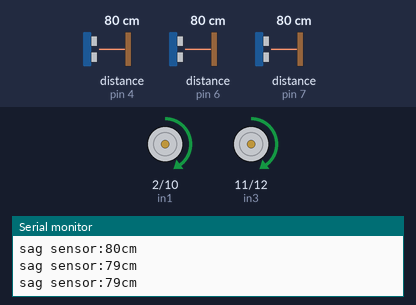
Recording of a sketch running on a simulated Arduino Uno, built with avr-gcc and run on an emulated ATmega328P. Shown: motor-driver pin pairs drawn as motors (green arrow = first pin HIGH = forward, orange = second pin HIGH = backward, longer = more drive, scaled by the enable pin), the last lines printed to the serial monitor. Wiring (inferred from the names in the program): 3 × ultrasonic range finder: trigger pin 5, echo pin 4 / trigger pin 8, echo pin 7 / trigger pin 13, echo pin 6. The inputs (shaded band) are chosen by the test bench; at power-on: distance to the obstacle (sensors on pin 4, pin 7, pin 6) 80 cm. The echo pulse lasts 58.3 µs per cm.

Above: at 8.8 s.
8.9 s: distance to the obstacle (sensor on pin 4) set to 11 cm
16.2 s: distance to the obstacle (sensor on pin 4) set to 8 cm
At 21.7 s:
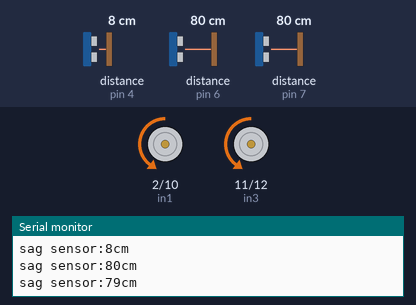
At 23.6 s:
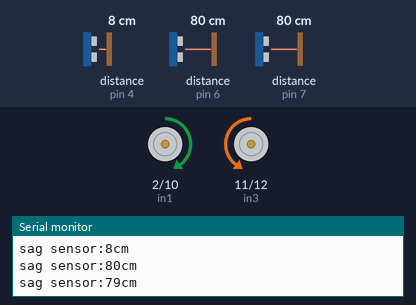
28.1 s: distance to the obstacle (sensor on pin 4) set to 2 cm
34.8 s: distance to the obstacle (sensor on pin 7) set to 9 cm
41.5 s: distance to the obstacle (sensor on pin 7) set to 6 cm
At 44.2 s:
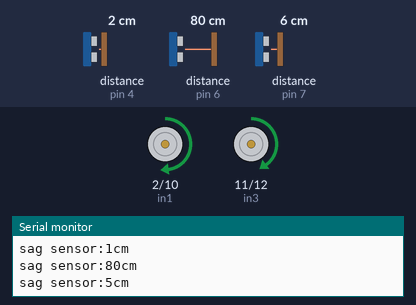
51.5 s: distance to the obstacle (sensor on pin 7) set to 2 cm
At 55.5 s:
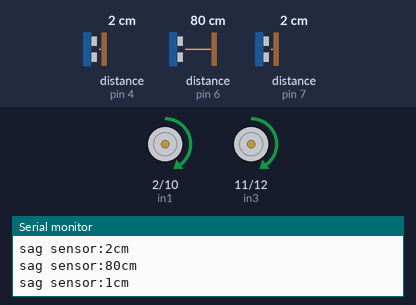
Timing chart, 0 to 57.0 s (numbered marks = the images above; inputs shaded):
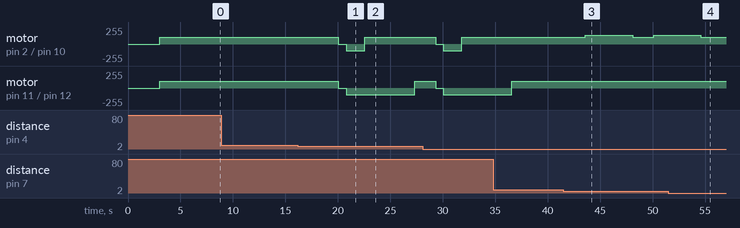

The sketch:

Otonom_Supurge.ino
```cpp
int trigPin = 5;
int echoPin = 4;
int trigPin2 = 13;
int echoPin2 = 6;
int trigPin3 = 8;
int echoPin3 = 7;
int enA = 9;
int in1 = 2;
int in2 = 10;
int enB = 3;
int in3 = 11;
int in4 = 12;

void setup()

{

Serial.begin (9600);

  pinMode(trigPin, OUTPUT);
  pinMode(echoPin, INPUT);

  pinMode(trigPin2, OUTPUT);
  pinMode(echoPin2, INPUT);

  pinMode(trigPin3, OUTPUT);
  pinMode(echoPin3, INPUT);

  pinMode(9,OUTPUT);
  pinMode(2,OUTPUT);
  pinMode(10,OUTPUT);
  pinMode(3,OUTPUT);

  pinMode(11,OUTPUT);
  pinMode(12,OUTPUT);

  }

void loop()

{

  do {delay(3000);}
  while(0);

int duration, distance;

    digitalWrite (trigPin, HIGH);
    delayMicroseconds (10);
    digitalWrite (trigPin, LOW);
    duration = pulseIn (echoPin, HIGH);
    distance = (duration/2) / 29.1;

    Serial.print("sag sensor:");
    Serial.print(distance);
    Serial.print("cm");
    Serial.println();


int duration2, distance2;

    digitalWrite (trigPin2, HIGH);
    delayMicroseconds (10);
    digitalWrite (trigPin2, LOW);
    duration2 = pulseIn (echoPin2, HIGH);
    distance2 = (duration2/2) / 29.1;

    Serial.print("sag sensor:");
    Serial.print(distance2);
    Serial.print("cm");
    Serial.println();

 int duration3, distance3;

    digitalWrite (trigPin3, HIGH);
    delayMicroseconds (10);
    digitalWrite (trigPin3, LOW);
    duration3 = pulseIn (echoPin3, HIGH);
    distance3 = (duration3/2) / 29.1;

    Serial.print("sag sensor:");
    Serial.print(distance3);
    Serial.print("cm");
    Serial.println();

  digitalWrite(in1, HIGH);
  digitalWrite(in2, LOW);

  analogWrite(enA, 100);

  digitalWrite(in3, HIGH);
  digitalWrite(in4, LOW);

  analogWrite(enB, 100);
  delay(2000);

      if(distance<10 && distance >4)

      {

        digitalWrite(in1, LOW);
        digitalWrite(in2, LOW);
        digitalWrite(in3, LOW);
        digitalWrite(in4, LOW);

        delay(750);


         digitalWrite(in1, LOW);
         digitalWrite(in2, HIGH);
         digitalWrite(in3, LOW);
         digitalWrite(in4, HIGH);

         delay(1750);

         digitalWrite(in1, HIGH);
         digitalWrite(in2, LOW);

         delay(1750);

      }

      if(distance2<7 && distance2 >4)

      {

      digitalWrite(in1, HIGH);
      digitalWrite(in2, LOW);
      analogWrite(enA, 200);


      digitalWrite(in3, HIGH);
      digitalWrite(in4, LOW);
      analogWrite(enB, 130);

      delay(1500);
      }


      if(distance3<7 && distance3 >4)

      {


      digitalWrite(in1, HIGH);
      digitalWrite(in2, LOW);
      analogWrite(enA, 130);


      digitalWrite(in3, HIGH);
      digitalWrite(in4, LOW);
      analogWrite(enB, 100);

      delay(1500);
      }

      }
```

Measured:
- the behaviour switches between 10 and 9 cm on distance to the obstacle (sensor on pin 4) (found by bisection; images 0 and 1)
- the behaviour switches between 8 and 7 cm on distance to the obstacle (sensor on pin 7) (found by bisection; images 2 and 3)
- after the input at 16.2 s, motor on pin 2 (in1) / pin 10 (in2): forward 100/255 → stopped after 3.9 s, → backward 100/255 0.75 s later, → forward 100/255 1.8 s later; motor on pin 11 (in3) / pin 12 (in4): forward 100/255 → stopped after 3.9 s, → backward 100/255 0.75 s later, → forward 100/255 6.5 s later
- after the input at 41.5 s, motor on pin 2 (in1) / pin 10 (in2): forward 100/255 → forward 130/255 after 2.1 s, → forward 100/255 4.5 s later, → forward 130/255 2.0 s later
- after the input at 51.5 s, motor on pin 2 (in1) / pin 10 (in2): goes on until 54.6 s, then stays forward 100/255
